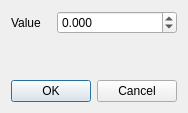
<?xml version="1.0" encoding="UTF-8"?>
<ui version="4.0">
 <class>ValueDialog</class>
 <widget class="QDialog" name="ValueDialog">
  <property name="windowModality">
   <enum>Qt::ApplicationModal</enum>
  </property>
  <property name="geometry">
   <rect>
    <x>0</x>
    <y>0</y>
    <width>186</width>
    <height>85</height>
   </rect>
  </property>
  <property name="windowTitle">
   <string>Qr49: </string>
  </property>
  <property name="windowIcon">
   <iconset resource="qr49.qrc">
    <normaloff>:/icons/icons/toxic.png</normaloff>:/icons/icons/toxic.png</iconset>
  </property>
  <layout class="QVBoxLayout" name="verticalLayout">
   <property name="sizeConstraint">
    <enum>QLayout::SetFixedSize</enum>
   </property>
   <item>
    <layout class="QGridLayout" name="gridLayout">
     <item row="0" column="0">
      <widget class="QLabel" name="label_Value">
       <property name="text">
        <string>Value</string>
       </property>
      </widget>
     </item>
     <item row="1" column="1">
      <spacer name="verticalSpacer">
       <property name="orientation">
        <enum>Qt::Vertical</enum>
       </property>
       <property name="sizeHint" stdset="0">
        <size>
         <width>20</width>
         <height>40</height>
        </size>
       </property>
      </spacer>
     </item>
     <item row="0" column="1">
      <widget class="QDoubleSpinBox" name="doubleSpinBox_Value">
       <property name="minimumSize">
        <size>
         <width>120</width>
         <height>0</height>
        </size>
       </property>
       <property name="maximumSize">
        <size>
         <width>120</width>
         <height>16777215</height>
        </size>
       </property>
       <property name="locale">
        <locale language="English" country="UnitedStates"/>
       </property>
       <property name="decimals">
        <number>3</number>
       </property>
       <property name="minimum">
        <double>-1000000.000000000000000</double>
       </property>
       <property name="maximum">
        <double>1000000.000000000000000</double>
       </property>
      </widget>
     </item>
    </layout>
   </item>
   <item>
    <layout class="QHBoxLayout" name="horizontalLayout_2">
     <item>
      <widget class="QPushButton" name="action_OK">
       <property name="text">
        <string>OK</string>
       </property>
      </widget>
     </item>
     <item>
      <widget class="QPushButton" name="action_Cancel">
       <property name="text">
        <string>Cancel</string>
       </property>
      </widget>
     </item>
    </layout>
   </item>
  </layout>
 </widget>
 <layoutdefault spacing="6" margin="11"/>
 <tabstops>
  <tabstop>action_Cancel</tabstop>
 </tabstops>
 <resources>
  <include location="qr49.qrc"/>
 </resources>
 <connections>
  <connection>
   <sender>action_OK</sender>
   <signal>clicked()</signal>
   <receiver>ValueDialog</receiver>
   <slot>accept()</slot>
   <hints>
    <hint type="sourcelabel">
     <x>49</x>
     <y>67</y>
    </hint>
    <hint type="destinationlabel">
     <x>92</x>
     <y>45</y>
    </hint>
   </hints>
  </connection>
  <connection>
   <sender>action_Cancel</sender>
   <signal>clicked()</signal>
   <receiver>ValueDialog</receiver>
   <slot>reject()</slot>
   <hints>
    <hint type="sourcelabel">
     <x>135</x>
     <y>67</y>
    </hint>
    <hint type="destinationlabel">
     <x>92</x>
     <y>45</y>
    </hint>
   </hints>
  </connection>
 </connections>
</ui>
